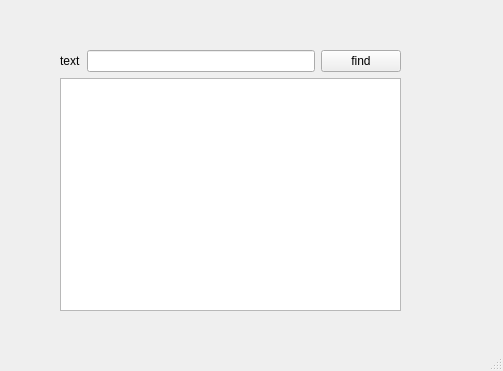
<?xml version="1.0" encoding="UTF-8"?>
<ui version="4.0">
 <class>MainWindow</class>
 <widget class="QMainWindow" name="MainWindow">
  <property name="geometry">
   <rect>
    <x>0</x>
    <y>0</y>
    <width>503</width>
    <height>371</height>
   </rect>
  </property>
  <property name="windowTitle">
   <string>MainWindow</string>
  </property>
  <widget class="QWidget" name="centralwidget">
   <widget class="QWidget" name="layoutWidget">
    <property name="geometry">
     <rect>
      <x>60</x>
      <y>50</y>
      <width>341</width>
      <height>261</height>
     </rect>
    </property>
    <layout class="QVBoxLayout" name="verticalLayout_3">
     <item>
      <layout class="QHBoxLayout" name="horizontalLayout">
       <item>
        <layout class="QVBoxLayout" name="verticalLayout">
         <item>
          <layout class="QVBoxLayout" name="verticalLayout_2">
           <item>
            <widget class="QLabel" name="label">
             <property name="text">
              <string>text</string>
             </property>
            </widget>
           </item>
          </layout>
         </item>
        </layout>
       </item>
       <item>
        <widget class="QLineEdit" name="lineEdit"/>
       </item>
       <item>
        <widget class="QPushButton" name="findb">
         <property name="text">
          <string>find</string>
         </property>
        </widget>
       </item>
      </layout>
     </item>
     <item>
      <widget class="QTextEdit" name="textEdit"/>
     </item>
    </layout>
   </widget>
  </widget>
  <widget class="QMenuBar" name="menubar">
   <property name="geometry">
    <rect>
     <x>0</x>
     <y>0</y>
     <width>503</width>
     <height>21</height>
    </rect>
   </property>
  </widget>
  <widget class="QStatusBar" name="statusbar"/>
 </widget>
 <resources/>
 <connections/>
</ui>
